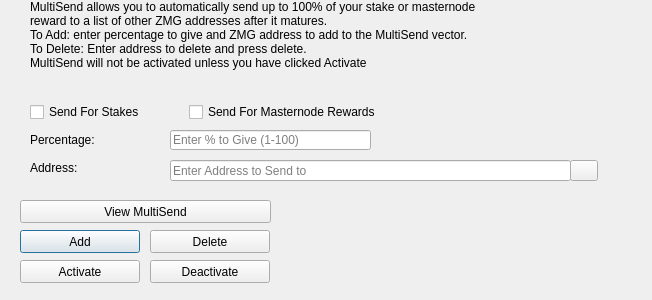
<?xml version="1.0" encoding="UTF-8"?>
<ui version="4.0">
 <class>MultiSendDialog</class>
 <widget class="QDialog" name="MultiSendDialog">
  <property name="windowModality">
   <enum>Qt::NonModal</enum>
  </property>
  <property name="geometry">
   <rect>
    <x>0</x>
    <y>0</y>
    <width>652</width>
    <height>300</height>
   </rect>
  </property>
  <property name="windowTitle">
   <string>MultiSend</string>
  </property>
  <widget class="QLineEdit" name="multiSendPercentEdit">
   <property name="geometry">
    <rect>
     <x>170</x>
     <y>130</y>
     <width>201</width>
     <height>20</height>
    </rect>
   </property>
   <property name="toolTip">
    <string>Enter whole numbers 1 - 100</string>
   </property>
   <property name="placeholderText">
    <string>Enter % to Give (1-100)</string>
   </property>
  </widget>
  <widget class="QLineEdit" name="multiSendAddressEdit">
   <property name="geometry">
    <rect>
     <x>170</x>
     <y>160</y>
     <width>401</width>
     <height>21</height>
    </rect>
   </property>
   <property name="toolTip">
    <string/>
   </property>
   <property name="placeholderText">
    <string>Enter Address to Send to</string>
   </property>
  </widget>
  <widget class="QLabel" name="label_2">
   <property name="geometry">
    <rect>
     <x>30</x>
     <y>0</y>
     <width>451</width>
     <height>121</height>
    </rect>
   </property>
   <property name="lineWidth">
    <number>1</number>
   </property>
   <property name="text">
    <string>MultiSend allows you to automatically send up to 100% of your stake or masternode reward to a list of other ZMG addresses after it matures.
To Add: enter percentage to give and ZMG address to add to the MultiSend vector.
To Delete: Enter address to delete and press delete.
MultiSend will not be activated unless you have clicked Activate</string>
   </property>
   <property name="alignment">
    <set>Qt::AlignLeading|Qt::AlignLeft|Qt::AlignTop</set>
   </property>
   <property name="wordWrap">
    <bool>true</bool>
   </property>
  </widget>
  <widget class="QLabel" name="message">
   <property name="geometry">
    <rect>
     <x>290</x>
     <y>200</y>
     <width>351</width>
     <height>91</height>
    </rect>
   </property>
   <property name="text">
    <string/>
   </property>
  </widget>
  <widget class="QPushButton" name="addButton">
   <property name="geometry">
    <rect>
     <x>20</x>
     <y>230</y>
     <width>120</width>
     <height>23</height>
    </rect>
   </property>
   <property name="toolTip">
    <string/>
   </property>
   <property name="statusTip">
    <string>Add to MultiSend Vector</string>
   </property>
   <property name="text">
    <string>Add</string>
   </property>
  </widget>
  <widget class="QPushButton" name="disableButton">
   <property name="geometry">
    <rect>
     <x>150</x>
     <y>260</y>
     <width>120</width>
     <height>23</height>
    </rect>
   </property>
   <property name="statusTip">
    <string>Deactivate MultiSend</string>
   </property>
   <property name="text">
    <string>Deactivate</string>
   </property>
  </widget>
  <widget class="QPushButton" name="addressBookButton">
   <property name="geometry">
    <rect>
     <x>570</x>
     <y>160</y>
     <width>28</width>
     <height>21</height>
    </rect>
   </property>
   <property name="toolTip">
    <string>Choose an address from the address book</string>
   </property>
   <property name="text">
    <string/>
   </property>
   <property name="icon">
    <iconset resource="../zmg.qrc">
     <normaloff>:/icons/address-book</normaloff>:/icons/address-book</iconset>
   </property>
   <property name="shortcut">
    <string>Alt+A</string>
   </property>
   <property name="autoDefault">
    <bool>false</bool>
   </property>
  </widget>
  <widget class="QLabel" name="label">
   <property name="geometry">
    <rect>
     <x>30</x>
     <y>130</y>
     <width>121</width>
     <height>20</height>
    </rect>
   </property>
   <property name="toolTip">
    <string>Percentage of stake to send</string>
   </property>
   <property name="text">
    <string>Percentage:</string>
   </property>
  </widget>
  <widget class="QLabel" name="label_5">
   <property name="geometry">
    <rect>
     <x>30</x>
     <y>160</y>
     <width>111</width>
     <height>16</height>
    </rect>
   </property>
   <property name="toolTip">
    <string>Address to send portion of stake to</string>
   </property>
   <property name="text">
    <string>Address:</string>
   </property>
  </widget>
  <widget class="QPushButton" name="deleteButton">
   <property name="geometry">
    <rect>
     <x>150</x>
     <y>230</y>
     <width>120</width>
     <height>23</height>
    </rect>
   </property>
   <property name="toolTip">
    <string/>
   </property>
   <property name="statusTip">
    <string>Delete Address From MultiSend Vector</string>
   </property>
   <property name="text">
    <string>Delete</string>
   </property>
  </widget>
  <widget class="QPushButton" name="activateButton">
   <property name="geometry">
    <rect>
     <x>20</x>
     <y>260</y>
     <width>120</width>
     <height>23</height>
    </rect>
   </property>
   <property name="statusTip">
    <string>Activate MultiSend</string>
   </property>
   <property name="text">
    <string>Activate</string>
   </property>
  </widget>
  <widget class="QPushButton" name="viewButton">
   <property name="geometry">
    <rect>
     <x>20</x>
     <y>200</y>
     <width>251</width>
     <height>23</height>
    </rect>
   </property>
   <property name="toolTip">
    <string/>
   </property>
   <property name="statusTip">
    <string>View MultiSend Vector</string>
   </property>
   <property name="text">
    <string>View MultiSend</string>
   </property>
  </widget>
  <widget class="QWidget" name="horizontalLayoutWidget">
   <property name="geometry">
    <rect>
     <x>30</x>
     <y>100</y>
     <width>351</width>
     <height>24</height>
    </rect>
   </property>
   <layout class="QHBoxLayout" name="horizontalLayout">
    <item>
     <widget class="QCheckBox" name="multiSendStakeCheckBox">
      <property name="text">
       <string>Send For Stakes</string>
      </property>
     </widget>
    </item>
    <item>
     <widget class="QCheckBox" name="multiSendMasternodeCheckBox">
      <property name="text">
       <string>Send For Masternode Rewards</string>
      </property>
     </widget>
    </item>
   </layout>
  </widget>
 </widget>
 <resources>
  <include location="../zmg.qrc"/>
 </resources>
 <connections/>
</ui>
